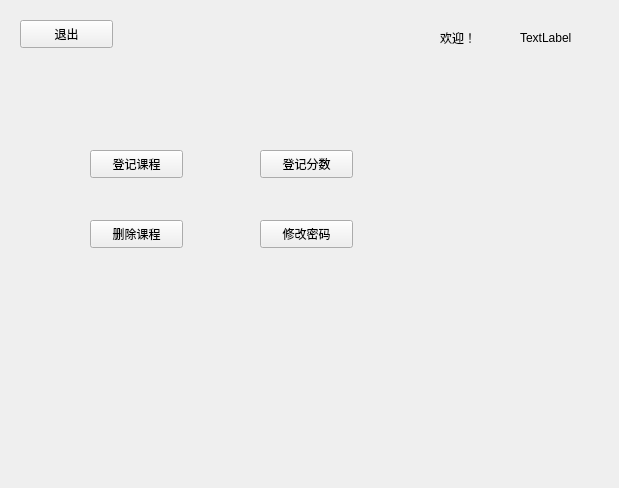
<?xml version="1.0" encoding="UTF-8"?>
<ui version="4.0">
 <class>tea_main</class>
 <widget class="QWidget" name="tea_main">
  <property name="geometry">
   <rect>
    <x>0</x>
    <y>0</y>
    <width>619</width>
    <height>488</height>
   </rect>
  </property>
  <property name="windowTitle">
   <string>Form</string>
  </property>
  <widget class="QLabel" name="label">
   <property name="geometry">
    <rect>
     <x>440</x>
     <y>30</y>
     <width>72</width>
     <height>15</height>
    </rect>
   </property>
   <property name="text">
    <string>欢迎！</string>
   </property>
  </widget>
  <widget class="QLabel" name="label_2">
   <property name="geometry">
    <rect>
     <x>520</x>
     <y>30</y>
     <width>72</width>
     <height>15</height>
    </rect>
   </property>
   <property name="text">
    <string>TextLabel</string>
   </property>
  </widget>
  <widget class="QPushButton" name="pushButton">
   <property name="geometry">
    <rect>
     <x>90</x>
     <y>150</y>
     <width>93</width>
     <height>28</height>
    </rect>
   </property>
   <property name="text">
    <string>登记课程</string>
   </property>
  </widget>
  <widget class="QPushButton" name="pushButton_2">
   <property name="geometry">
    <rect>
     <x>260</x>
     <y>150</y>
     <width>93</width>
     <height>28</height>
    </rect>
   </property>
   <property name="text">
    <string>登记分数</string>
   </property>
  </widget>
  <widget class="QPushButton" name="pushButton_3">
   <property name="geometry">
    <rect>
     <x>90</x>
     <y>220</y>
     <width>93</width>
     <height>28</height>
    </rect>
   </property>
   <property name="text">
    <string>删除课程</string>
   </property>
  </widget>
  <widget class="QPushButton" name="pushButton_4">
   <property name="geometry">
    <rect>
     <x>260</x>
     <y>220</y>
     <width>93</width>
     <height>28</height>
    </rect>
   </property>
   <property name="text">
    <string>修改密码</string>
   </property>
  </widget>
  <widget class="QPushButton" name="pushButton_5">
   <property name="geometry">
    <rect>
     <x>20</x>
     <y>20</y>
     <width>93</width>
     <height>28</height>
    </rect>
   </property>
   <property name="text">
    <string>退出</string>
   </property>
  </widget>
 </widget>
 <resources/>
 <connections/>
</ui>
